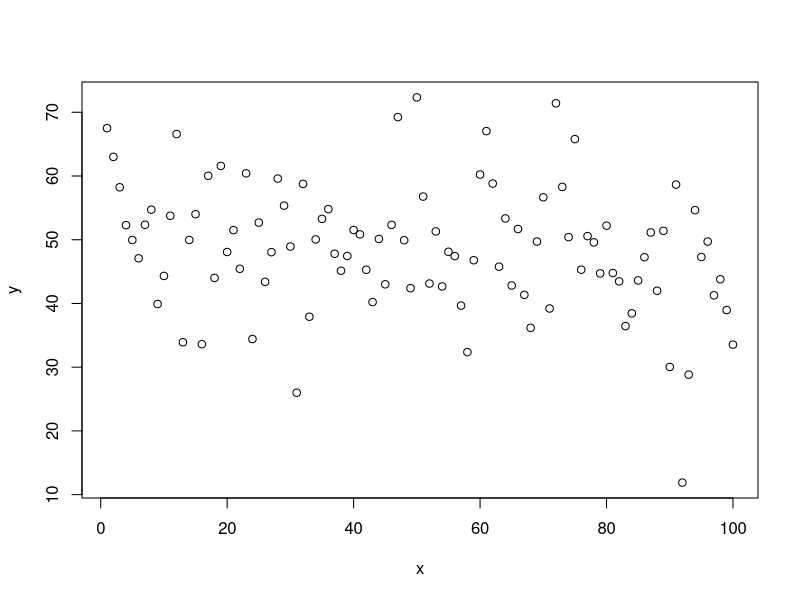
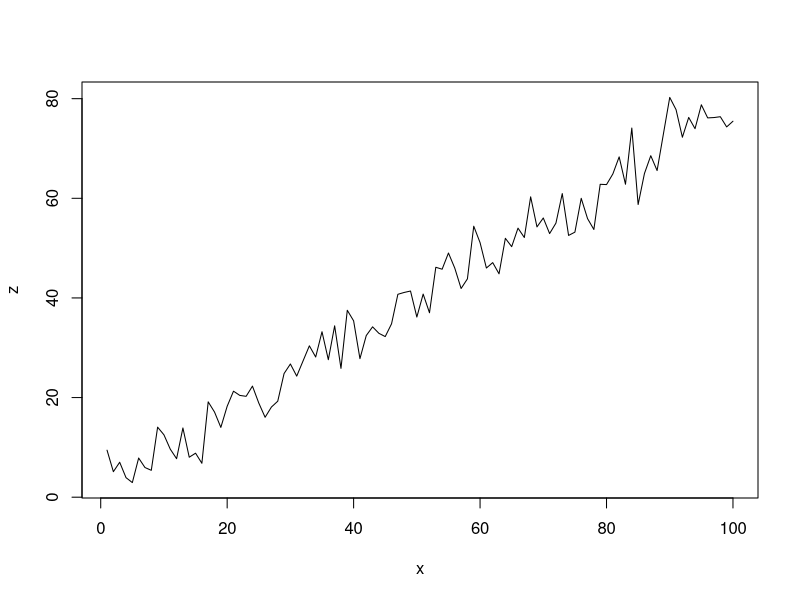
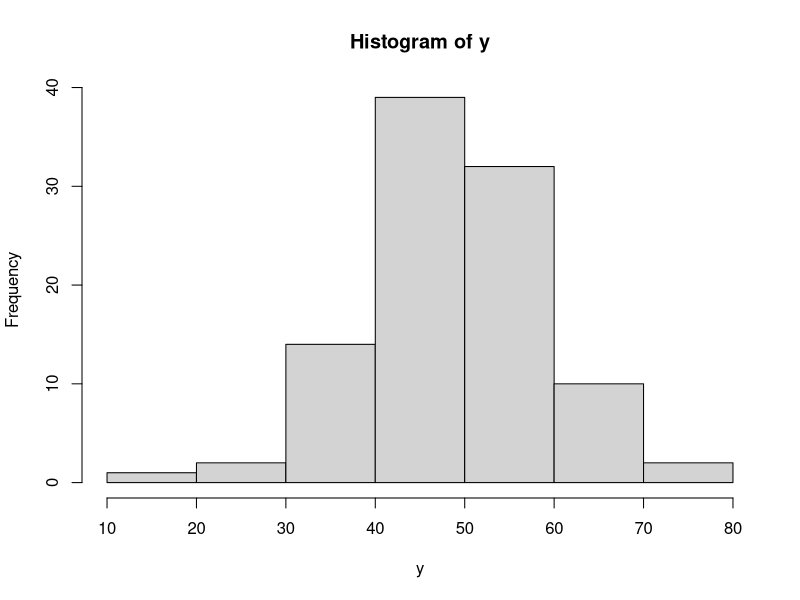
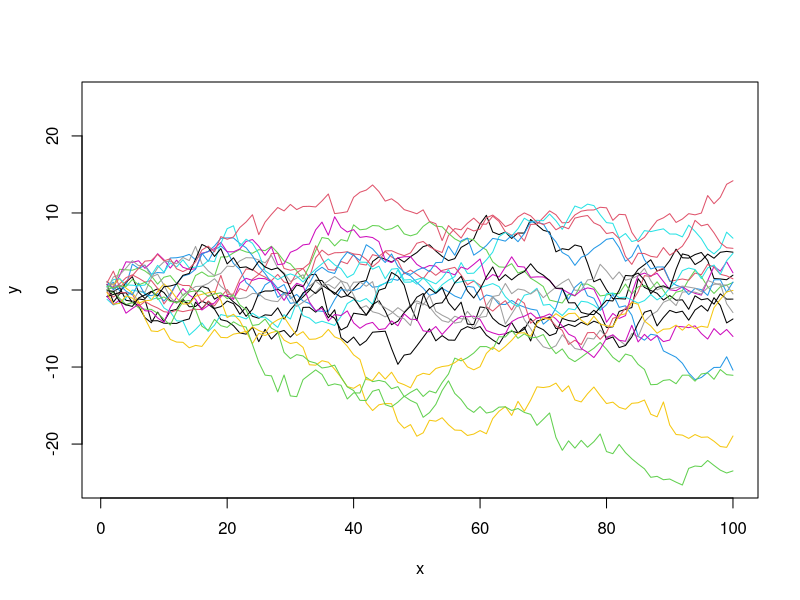

Generate these figures, in order, with R:
## ---- chunk 1
knitr::opts_chunk$set(echo = FALSE)
## ---- chunk 2
# your function definition goes here
area <- NULL
circum <- NULL
compute_area <- function(x,type){
  if (type == "circle") {
    area = pi * x^2
    circum = 2 * pi * x
    value <- c("circle_area" = area, "circle_circum" = circum)
  }
  else if (type == "square"){
    area = x^2
    circum = 4 * x
    value <- c("square_area" = area, "square_circum" = circum)
  }
  else print("Can't Compute")
  return(value)
}
## ---- chunk 3
# call your function (circle), 
# e.g. circ_ret <- compute_area(6.5, "circle")
compute_area(6.5, "circle")
## ---- chunk 4
# call your function (square), 
# e.g. sqr_ret <- compute_area(5.2, "square")
compute_area(5.2, "square")
## ---- chunk 5
plot_data = data.frame(
    x <- 1:100,
    y <- 50 + 10 * rnorm(length(x), 0, 1),
    z <- x * 0.8 + rnorm(length(x), 0, 4)
)
## ---- chunk 6
# scatter plot
# your code goes here
plot(x,y)
## ---- chunk 7
# line chart
# your code goes here
plot(x, z, type = "l")
## ---- chunk 8
# histogram
# your code goes here
hist(y)
## ---- chunk 9
# your code goes here
Set_A <- NULL
Set_B <- NULL
Set_C <- NULL
Set_D <- NULL
N_A = 1
N_B = 1
N_C = 1
N_D = 1
for(i in 1:length(CO2[[1]])){
  if(CO2$Treatment[i] == "nonchilled" && CO2$Type[i] == "Quebec"){
    Set_A[N_A] <- CO2$uptake[i]
    N_A = N_A + 1
  }
  if(CO2$Treatment[i] == "chilled" && CO2$Type[i] == "Quebec"){
    Set_B[N_B] <- CO2$uptake[i]
    N_B = N_B + 1
  }
  if(CO2$Treatment[i] == "nonchilled" && CO2$Type[i] == "Mississippi"){
    Set_C[N_C] <- CO2$uptake[i]
    N_C = N_C + 1
  }
  if(CO2$Treatment[i] == "chilled" && CO2$Type[i] == "Mississippi"){
    Set_D[N_D] <- CO2$uptake[i]
    N_D = N_D + 1
  }
}

OutPut_A <- list(ID = 1, Treatment = "nonchilled", Type = "Quebec", uptake = mean(Set_A))
OutPut_B <- list(ID = 2, Treatment = "chilled", Type = "Quebec", uptake = mean(Set_B))
OutPut_C <- list(ID = 3, Treatment = "nonchilled", Type = "Mississippi", uptake = mean(Set_C))
OutPut_D <- list(ID = 4, Treatment = "chilled", Type = "Mississippi", uptake = mean(Set_D))
OutPut <- rbind(OutPut_A,OutPut_B,OutPut_C,OutPut_D)
OutPut
## ---- chunk 10
rn100 <- function() cumsum(rnorm(100, 0, 1))
## ---- chunk 11
# your code goes here
y <- rn100()
x <- seq_along(y)
plot(x, y, type = "l", ylim = c(-25,25))
for(i in 1:19) lines(x,rn100(),col = i)

